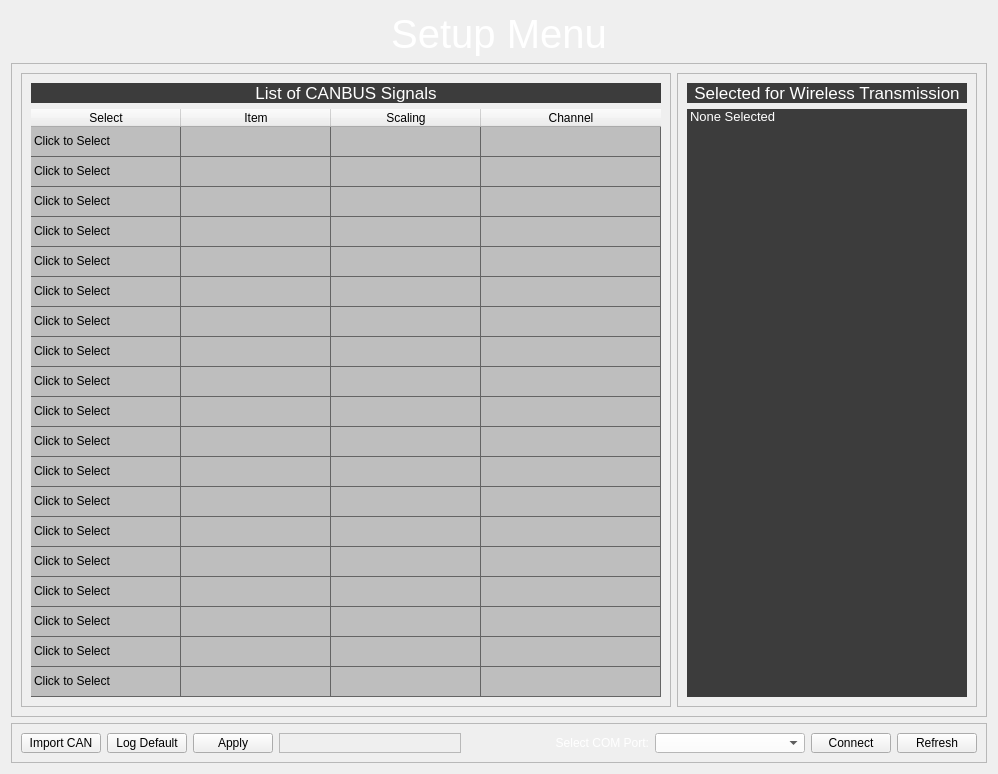
            <widget class="QWidget" name="setup_page">
             <layout class="QVBoxLayout" name="verticalLayout_6">
              <item>
               <widget class="QLabel" name="label_2">
                <property name="maximumSize">
                 <size>
                  <width>16777215</width>
                  <height>50</height>
                 </size>
                </property>
                <property name="font">
                 <font>
                  <pointsize>30</pointsize>
                 </font>
                </property>
                <property name="styleSheet">
                 <string notr="true">color: #FFF;</string>
                </property>
                <property name="text">
                 <string>Setup Menu</string>
                </property>
                <property name="alignment">
                 <set>Qt::AlignCenter</set>
                </property>
               </widget>
              </item>
              <item>
               <widget class="QFrame" name="frame_7">
                <property name="frameShape">
                 <enum>QFrame::StyledPanel</enum>
                </property>
                <property name="frameShadow">
                 <enum>QFrame::Raised</enum>
                </property>
                <layout class="QHBoxLayout" name="horizontalLayout_5">
                 <item>
                  <widget class="QFrame" name="frame_8">
                   <property name="minimumSize">
                    <size>
                     <width>650</width>
                     <height>0</height>
                    </size>
                   </property>
                   <property name="frameShape">
                    <enum>QFrame::StyledPanel</enum>
                   </property>
                   <property name="frameShadow">
                    <enum>QFrame::Raised</enum>
                   </property>
                   <layout class="QVBoxLayout" name="verticalLayout_10">
                    <item>
                     <widget class="QLabel" name="label_8">
                      <property name="minimumSize">
                       <size>
                        <width>0</width>
                        <height>0</height>
                       </size>
                      </property>
                      <property name="font">
                       <font>
                        <pointsize>13</pointsize>
                       </font>
                      </property>
                      <property name="styleSheet">
                       <string notr="true">color:rgb(255,255,255);
background-color: rgb(60, 60, 60);</string>
                      </property>
                      <property name="text">
                       <string>List of CANBUS Signals</string>
                      </property>
                      <property name="alignment">
                       <set>Qt::AlignCenter</set>
                      </property>
                     </widget>
                    </item>
                    <item>
                     <widget class="QTableWidget" name="tableWidget">
                      <property name="maximumSize">
                       <size>
                        <width>16777215</width>
                        <height>16777215</height>
                       </size>
                      </property>
                      <property name="layoutDirection">
                       <enum>Qt::LeftToRight</enum>
                      </property>
                      <property name="styleSheet">
                       <string notr="true">QTableWidget::item:selected{
	background-color: rgb(85, 170, 255);
}

 QScrollBar:vertical {
	border: none;
    background: rgb(52, 59, 72);
    width: 14px;
    margin: 21px 0 21px 0;
	border-radius: 0px;
 }

QTableWidget{
background-color: rgb(190, 190, 190);
gridline-color: rgb(100, 100, 100);
}



QTableWidget::item{
	gridline-color: rgb(100, 100, 100);
}

 QScrollBar:vertical {
	border: none;
    background: rgb(52, 59, 72);
    width: 14px;
    margin: 21px 0 21px 0;
	border-radius: 0px;
 }

QHeaderView::section:vertical
{
    border: 1px solid rgb(44, 49, 60);
}</string>
                      </property>
                      <property name="frameShape">
                       <enum>QFrame::NoFrame</enum>
                      </property>
                      <property name="frameShadow">
                       <enum>QFrame::Raised</enum>
                      </property>
                      <property name="horizontalScrollBarPolicy">
                       <enum>Qt::ScrollBarAlwaysOff</enum>
                      </property>
                      <property name="sizeAdjustPolicy">
                       <enum>QAbstractScrollArea::AdjustToContents</enum>
                      </property>
                      <property name="editTriggers">
                       <set>QAbstractItemView::NoEditTriggers</set>
                      </property>
                      <property name="columnCount">
                       <number>4</number>
                      </property>
                      <attribute name="horizontalHeaderDefaultSectionSize">
                       <number>150</number>
                      </attribute>
                      <attribute name="horizontalHeaderMinimumSectionSize">
                       <number>40</number>
                      </attribute>
                      <attribute name="horizontalHeaderStretchLastSection">
                       <bool>true</bool>
                      </attribute>
                      <attribute name="verticalHeaderVisible">
                       <bool>false</bool>
                      </attribute>
                      <row>
                       <property name="text">
                        <string>New Row</string>
                       </property>
                      </row>
                      <row>
                       <property name="text">
                        <string>New Row</string>
                       </property>
                      </row>
                      <row>
                       <property name="text">
                        <string>New Row</string>
                       </property>
                      </row>
                      <row>
                       <property name="text">
                        <string>New Row</string>
                       </property>
                      </row>
                      <row>
                       <property name="text">
                        <string>New Row</string>
                       </property>
                      </row>
                      <row>
                       <property name="text">
                        <string>New Row</string>
                       </property>
                      </row>
                      <row>
                       <property name="text">
                        <string>New Row</string>
                       </property>
                      </row>
                      <row>
                       <property name="text">
                        <string>New Row</string>
                       </property>
                      </row>
                      <row>
                       <property name="text">
                        <string>New Row</string>
                       </property>
                      </row>
                      <row>
                       <property name="text">
                        <string>New Row</string>
                       </property>
                      </row>
                      <row>
                       <property name="text">
                        <string>New Row</string>
                       </property>
                      </row>
                      <row>
                       <property name="text">
                        <string>New Row</string>
                       </property>
                      </row>
                      <row>
                       <property name="text">
                        <string>New Row</string>
                       </property>
                      </row>
                      <row>
                       <property name="text">
                        <string>New Row</string>
                       </property>
                      </row>
                      <row>
                       <property name="text">
                        <string>New Row</string>
                       </property>
                      </row>
                      <row>
                       <property name="text">
                        <string>New Row</string>
                       </property>
                      </row>
                      <row>
                       <property name="text">
                        <string>New Row</string>
                       </property>
                      </row>
                      <row>
                       <property name="text">
                        <string>New Row</string>
                       </property>
                      </row>
                      <row>
                       <property name="text">
                        <string>New Row</string>
                       </property>
                      </row>
                      <column>
                       <property name="text">
                        <string>Select</string>
                       </property>
                      </column>
                      <column>
                       <property name="text">
                        <string>Item</string>
                       </property>
                      </column>
                      <column>
                       <property name="text">
                        <string>Scaling</string>
                       </property>
                      </column>
                      <column>
                       <property name="text">
                        <string>Channel</string>
                       </property>
                      </column>
                      <item row="0" column="0">
                       <property name="text">
                        <string>Click to Select</string>
                       </property>
                      </item>
                      <item row="1" column="0">
                       <property name="text">
                        <string>Click to Select</string>
                       </property>
                      </item>
                      <item row="2" column="0">
                       <property name="text">
                        <string>Click to Select</string>
                       </property>
                      </item>
                      <item row="3" column="0">
                       <property name="text">
                        <string>Click to Select</string>
                       </property>
                      </item>
                      <item row="4" column="0">
                       <property name="text">
                        <string>Click to Select</string>
                       </property>
                      </item>
                      <item row="5" column="0">
                       <property name="text">
                        <string>Click to Select</string>
                       </property>
                      </item>
                      <item row="6" column="0">
                       <property name="text">
                        <string>Click to Select</string>
                       </property>
                      </item>
                      <item row="7" column="0">
                       <property name="text">
                        <string>Click to Select</string>
                       </property>
                      </item>
                      <item row="8" column="0">
                       <property name="text">
                        <string>Click to Select</string>
                       </property>
                      </item>
                      <item row="9" column="0">
                       <property name="text">
                        <string>Click to Select</string>
                       </property>
                      </item>
                      <item row="10" column="0">
                       <property name="text">
                        <string>Click to Select</string>
                       </property>
                      </item>
                      <item row="11" column="0">
                       <property name="text">
                        <string>Click to Select</string>
                       </property>
                      </item>
                      <item row="12" column="0">
                       <property name="text">
                        <string>Click to Select</string>
                       </property>
                      </item>
                      <item row="13" column="0">
                       <property name="text">
                        <string>Click to Select</string>
                       </property>
                      </item>
                      <item row="14" column="0">
                       <property name="text">
                        <string>Click to Select</string>
                       </property>
                      </item>
                      <item row="15" column="0">
                       <property name="text">
                        <string>Click to Select</string>
                       </property>
                      </item>
                      <item row="16" column="0">
                       <property name="text">
                        <string>Click to Select</string>
                       </property>
                      </item>
                      <item row="17" column="0">
                       <property name="text">
                        <string>Click to Select</string>
                       </property>
                      </item>
                      <item row="18" column="0">
                       <property name="text">
                        <string>Click to Select</string>
                       </property>
                      </item>
                     </widget>
                    </item>
                   </layout>
                  </widget>
                 </item>
                 <item>
                  <widget class="QFrame" name="frame_9">
                   <property name="minimumSize">
                    <size>
                     <width>300</width>
                     <height>0</height>
                    </size>
                   </property>
                   <property name="maximumSize">
                    <size>
                     <width>300</width>
                     <height>16777215</height>
                    </size>
                   </property>
                   <property name="frameShape">
                    <enum>QFrame::StyledPanel</enum>
                   </property>
                   <property name="frameShadow">
                    <enum>QFrame::Raised</enum>
                   </property>
                   <layout class="QVBoxLayout" name="verticalLayout_12">
                    <item>
                     <widget class="QLabel" name="label_9">
                      <property name="maximumSize">
                       <size>
                        <width>16777215</width>
                        <height>100</height>
                       </size>
                      </property>
                      <property name="font">
                       <font>
                        <pointsize>13</pointsize>
                       </font>
                      </property>
                      <property name="styleSheet">
                       <string notr="true">color:rgb(255,255,255);
background-color: rgb(60, 60, 60);</string>
                      </property>
                      <property name="text">
                       <string>Selected for Wireless Transmission</string>
                      </property>
                      <property name="alignment">
                       <set>Qt::AlignCenter</set>
                      </property>
                     </widget>
                    </item>
                    <item>
                     <widget class="QListWidget" name="listWidget">
                      <property name="minimumSize">
                       <size>
                        <width>245</width>
                        <height>0</height>
                       </size>
                      </property>
                      <property name="maximumSize">
                       <size>
                        <width>300</width>
                        <height>16777215</height>
                       </size>
                      </property>
                      <property name="font">
                       <font>
                        <pointsize>10</pointsize>
                       </font>
                      </property>
                      <property name="styleSheet">
                       <string notr="true">color:rgb(255,255,255);
background-color: rgb(60, 60, 60);</string>
                      </property>
                      <property name="frameShape">
                       <enum>QFrame::NoFrame</enum>
                      </property>
                      <property name="frameShadow">
                       <enum>QFrame::Raised</enum>
                      </property>
                      <property name="horizontalScrollBarPolicy">
                       <enum>Qt::ScrollBarAlwaysOff</enum>
                      </property>
                      <item>
                       <property name="text">
                        <string>None Selected</string>
                       </property>
                      </item>
                     </widget>
                    </item>
                   </layout>
                  </widget>
                 </item>
                </layout>
               </widget>
              </item>
              <item>
               <widget class="QFrame" name="frame_5">
                <property name="minimumSize">
                 <size>
                  <width>0</width>
                  <height>40</height>
                 </size>
                </property>
                <property name="maximumSize">
                 <size>
                  <width>16777215</width>
                  <height>40</height>
                 </size>
                </property>
                <property name="frameShape">
                 <enum>QFrame::StyledPanel</enum>
                </property>
                <property name="frameShadow">
                 <enum>QFrame::Raised</enum>
                </property>
                <layout class="QHBoxLayout" name="horizontalLayout_4">
                 <item>
                  <widget class="QPushButton" name="import_btn">
                   <property name="minimumSize">
                    <size>
                     <width>0</width>
                     <height>0</height>
                    </size>
                   </property>
                   <property name="maximumSize">
                    <size>
                     <width>80</width>
                     <height>16777215</height>
                    </size>
                   </property>
                   <property name="styleSheet">
                    <string notr="true">QPushButton {
	color: rgb(0, 0, 0);
	border-color: rgb(240, 240, 240);
	background-color: rgb(240, 240, 240);

}
QPushButton:hover {
	background-color: rgb(0, 85, 255);
}</string>
                   </property>
                   <property name="text">
                    <string>Import CAN</string>
                   </property>
                  </widget>
                 </item>
                 <item>
                  <widget class="QPushButton" name="default_btn">
                   <property name="minimumSize">
                    <size>
                     <width>0</width>
                     <height>0</height>
                    </size>
                   </property>
                   <property name="maximumSize">
                    <size>
                     <width>80</width>
                     <height>16777215</height>
                    </size>
                   </property>
                   <property name="styleSheet">
                    <string notr="true">QPushButton {
	color: rgb(0, 0, 0);
	border-color: rgb(240, 240, 240);
	background-color: rgb(240, 240, 240);

}
QPushButton:hover {
	background-color: rgb(0, 85, 255);
}</string>
                   </property>
                   <property name="text">
                    <string>Log Default</string>
                   </property>
                  </widget>
                 </item>
                 <item>
                  <widget class="QPushButton" name="apply_btn">
                   <property name="minimumSize">
                    <size>
                     <width>0</width>
                     <height>0</height>
                    </size>
                   </property>
                   <property name="maximumSize">
                    <size>
                     <width>80</width>
                     <height>16777215</height>
                    </size>
                   </property>
                   <property name="styleSheet">
                    <string notr="true">QPushButton {
	color: rgb(0, 0, 0);
	border-color: rgb(240, 240, 240);
	background-color: rgb(240, 240, 240);

}
QPushButton:hover {
	background-color: rgb(0, 85, 255);
}</string>
                   </property>
                   <property name="text">
                    <string>Apply</string>
                   </property>
                  </widget>
                 </item>
                 <item>
                  <widget class="QFrame" name="frame_6">
                   <property name="frameShape">
                    <enum>QFrame::StyledPanel</enum>
                   </property>
                   <property name="frameShadow">
                    <enum>QFrame::Raised</enum>
                   </property>
                  </widget>
                 </item>
                 <item>
                  <widget class="QLabel" name="label_24">
                   <property name="layoutDirection">
                    <enum>Qt::LeftToRight</enum>
                   </property>
                   <property name="styleSheet">
                    <string notr="true">color: rgb(255, 255, 255)
</string>
                   </property>
                   <property name="text">
                    <string>Select COM Port:</string>
                   </property>
                   <property name="scaledContents">
                    <bool>false</bool>
                   </property>
                   <property name="alignment">
                    <set>Qt::AlignRight|Qt::AlignTrailing|Qt::AlignVCenter</set>
                   </property>
                  </widget>
                 </item>
                 <item>
                  <widget class="QComboBox" name="port_combobox">
                   <property name="maximumSize">
                    <size>
                     <width>150</width>
                     <height>16777215</height>
                    </size>
                   </property>
                   <property name="styleSheet">
                    <string notr="true">background-color: rgb(255, 255, 255);</string>
                   </property>
                  </widget>
                 </item>
                 <item>
                  <widget class="QPushButton" name="serial_btn">
                   <property name="maximumSize">
                    <size>
                     <width>80</width>
                     <height>16777215</height>
                    </size>
                   </property>
                   <property name="styleSheet">
                    <string notr="true">QPushButton {
	color: rgb(0, 0, 0);
	border-color: rgb(240, 240, 240);
	background-color: rgb(240, 240, 240);

}
QPushButton:hover {
	background-color: rgb(0, 85, 255);
}</string>
                   </property>
                   <property name="text">
                    <string>Connect</string>
                   </property>
                  </widget>
                 </item>
                 <item>
                  <widget class="QPushButton" name="refreshPort_btn">
                   <property name="maximumSize">
                    <size>
                     <width>80</width>
                     <height>16777215</height>
                    </size>
                   </property>
                   <property name="styleSheet">
                    <string notr="true">QPushButton {
	color: rgb(0, 0, 0);
	border-color: rgb(240, 240, 240);
	background-color: rgb(240, 240, 240);

}
QPushButton:hover {
	background-color: rgb(0, 85, 255);
}</string>
                   </property>
                   <property name="text">
                    <string>Refresh</string>
                   </property>
                  </widget>
                 </item>
                </layout>
               </widget>
              </item>
             </layout>
            </widget>
